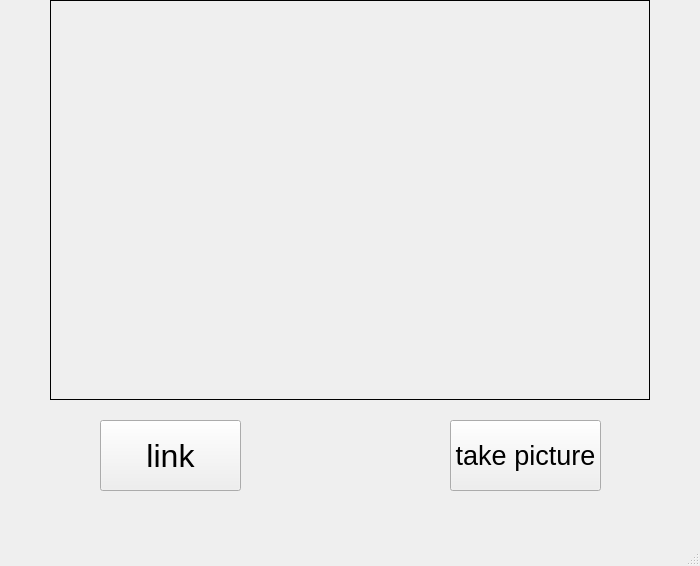
<?xml version="1.0" encoding="UTF-8"?>
<ui version="4.0">
 <class>MainWindow</class>
 <widget class="QMainWindow" name="MainWindow">
  <property name="geometry">
   <rect>
    <x>0</x>
    <y>0</y>
    <width>700</width>
    <height>566</height>
   </rect>
  </property>
  <property name="windowTitle">
   <string>MainWindow</string>
  </property>
  <widget class="QWidget" name="centralwidget">
   <widget class="QPushButton" name="Button_start">
    <property name="geometry">
     <rect>
      <x>450</x>
      <y>420</y>
      <width>151</width>
      <height>71</height>
     </rect>
    </property>
    <property name="font">
     <font>
      <pointsize>20</pointsize>
     </font>
    </property>
    <property name="text">
     <string>take picture</string>
    </property>
   </widget>
   <widget class="QPushButton" name="Button_load">
    <property name="geometry">
     <rect>
      <x>100</x>
      <y>420</y>
      <width>141</width>
      <height>71</height>
     </rect>
    </property>
    <property name="font">
     <font>
      <pointsize>24</pointsize>
     </font>
    </property>
    <property name="text">
     <string>link</string>
    </property>
   </widget>
   <widget class="QLabel" name="label">
    <property name="geometry">
     <rect>
      <x>50</x>
      <y>0</y>
      <width>600</width>
      <height>400</height>
     </rect>
    </property>
    <property name="frameShape">
     <enum>QFrame::Box</enum>
    </property>
    <property name="text">
     <string/>
    </property>
    <property name="alignment">
     <set>Qt::AlignCenter</set>
    </property>
   </widget>
  </widget>
  <widget class="QMenuBar" name="menubar">
   <property name="geometry">
    <rect>
     <x>0</x>
     <y>0</y>
     <width>700</width>
     <height>22</height>
    </rect>
   </property>
  </widget>
  <widget class="QStatusBar" name="statusbar"/>
 </widget>
 <resources/>
 <connections/>
</ui>
